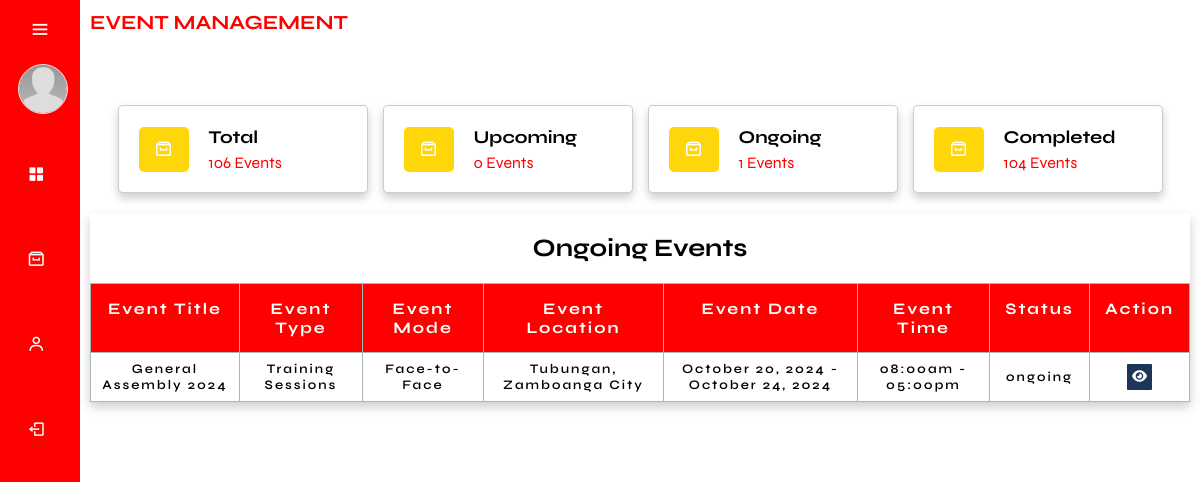
The app's page /admin/ongoing_events.php, older data.
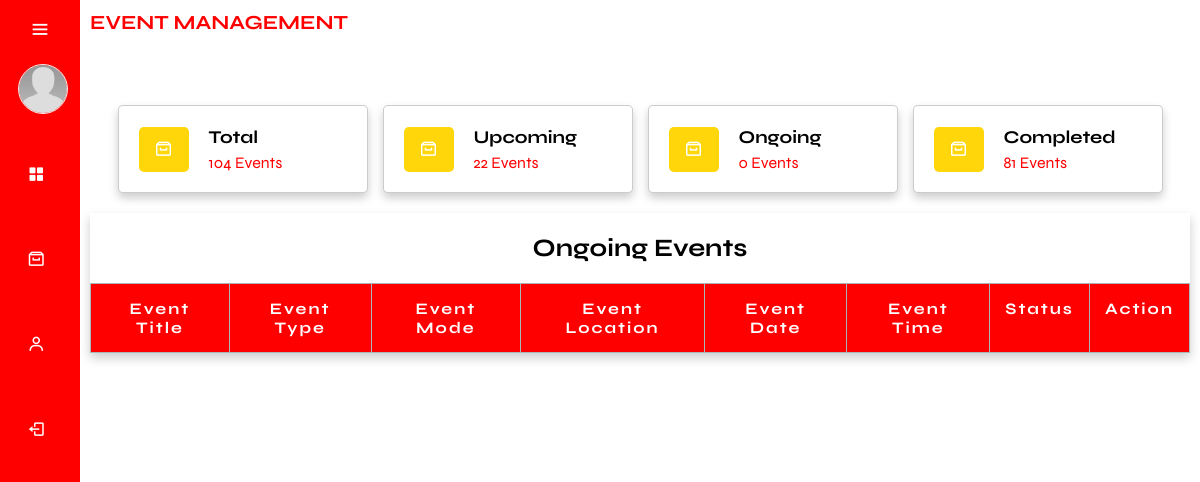
The same page, newer data.
### tables this page shows
CREATE TABLE `events` (
  `event_id` int(11) NOT NULL,
  `event_title` varchar(255) NOT NULL,
  `event_description` text DEFAULT NULL,
  `event_type` varchar(50) NOT NULL,
  `event_mode` varchar(50) NOT NULL,
  `event_photo_path` varchar(255) DEFAULT NULL,
  `location` varchar(255) NOT NULL,
  `date_start` date NOT NULL,
  `date_end` date NOT NULL,
  `time_start` time NOT NULL,
  `time_end` time NOT NULL,
  `date_created` timestamp NOT NULL DEFAULT current_timestamp(),
  `event_link` text DEFAULT NULL,
  `cancelReason` text NOT NULL,
  `event_cancel` varchar(255) NOT NULL,
  `participant_limit` int(11) NOT NULL
);

### function/F.ongoingEvents.php (the view, shortened to what this page needs)
<?php
    require_once('../db.connection/connection.php');
    $sql = "SELECT * FROM Events WHERE event_cancel IS NULL OR event_cancel = '' ORDER BY date_created DESC";
    $result = mysqli_query($conn, $sql);
    while ($row = mysqli_fetch_assoc($result)) {
        $eventTitle = $row['event_title'];
        $eventLocation = $row['location'];
        $eventDateStart = date('F j, Y', strtotime($row['date_start']));
        $eventDateEnd = date('F j, Y', strtotime($row['date_end']));
        $eventTimeStart = date('h:ia', strtotime($row['time_start']));
        $eventTimeEnd = date('h:ia', strtotime($row['time_end']));
        $eventMode = $row['event_mode'];
        $eventType = $row['event_type'];
        $eventTimeZone = new DateTimeZone('Asia/Manila');
        $currentDateTime = new DateTime('now', $eventTimeZone);
        $eventStartDateTime = new DateTime($row['date_start'] . ' ' . $row['time_start'], $eventTimeZone);
        $eventEndDateTime = new DateTime($row['date_end'] . ' ' . $row['time_end'], $eventTimeZone);
        $eventStatus = '';
        if ($currentDateTime >= $eventStartDateTime && $currentDateTime <= $eventEndDateTime) {
            $eventStatus = 'ongoing';
        }
        if ($eventStatus === 'ongoing') {
            echo '<tr data-start-date="' . $row['date_start'] . '" data-end-date="' . $row['date_end'] . '">';
            ?>
            <td data-label="Event Title"><?php echo $eventTitle; ?></td>
            <td data-label="Event Type"><?php echo $eventType; ?></td>
            <td data-label="Event Mode"><?php echo $eventMode; ?></td>
            <td data-label="Event Location"><?php echo $eventLocation; ?></td>
            <td data-label="Event Date"><?php echo "$eventDateStart - $eventDateEnd"; ?></td>
            <td data-label="Event Time"><?php echo "$eventTimeStart - $eventTimeEnd"; ?></td>
            <td data-label="Status"><?php echo $eventStatus; ?></td>
            <td data-label="View Event" class="pad">
                <a href="view_event.php?event_id=<?php echo $row['event_id']; ?>"><button class="btn_view"><i class="fa-solid fa-eye"></i></i></button></a>
            </td>
            <?php
            echo '</tr>';
        }
    }
?>

### admin/ongoing_events.php (shortened to what this page needs)
<?php
    require_once('../db.connection/connection.php');
    $totalEventsQuery = "SELECT COUNT(*) AS totalEvents FROM Events";
    $totalEventsResult = mysqli_query($conn, $totalEventsQuery);
    $totalEvents = mysqli_fetch_assoc($totalEventsResult)['totalEvents'];
    $totalUpcomingQuery = "SELECT COUNT(*) AS totalUpcoming FROM Events WHERE (NOW() < CONCAT(date_start, ' ', time_start)) AND (event_cancel IS NULL OR event_cancel = '')";
    $totalUpcomingResult = mysqli_query($conn, $totalUpcomingQuery);
    $totalUpcoming = mysqli_fetch_assoc($totalUpcomingResult)['totalUpcoming'];
    $totalOngoingQuery = "SELECT COUNT(*) AS totalOngoing FROM Events WHERE (NOW() BETWEEN CONCAT(date_start, ' ', time_start) AND CONCAT(date_end, ' ', time_end)) AND (event_cancel IS NULL OR event_cancel = '')";
    $totalOngoingResult = mysqli_query($conn, $totalOngoingQuery);
    $totalOngoing = mysqli_fetch_assoc($totalOngoingResult)['totalOngoing'];
    $totalEndedQuery = "SELECT COUNT(*) AS totalEnded FROM Events WHERE (NOW() > CONCAT(date_end, ' ', time_end)) AND (event_cancel IS NULL OR event_cancel = '')";
    $totalEndedResult = mysqli_query($conn, $totalEndedQuery);
    $totalEnded = mysqli_fetch_assoc($totalEndedResult)['totalEnded'];
?>
<!DOCTYPE html>
<html lang="en">
    <head>
        <link href='https://unpkg.com/boxicons@2.1.4/css/boxicons.min.css' rel='stylesheet'>
        <link rel="stylesheet" href="css/main.css">
    </head>
    <body>
        <?php
            require_once('../db.connection/connection.php');
        ?>
        <div class="sidebar">
            <div class="top">
                <i class="bx bx-menu" id="btnn"></i>
            </div>
            <div class="user">
                <?php if (!empty($Image)): ?>
                    <img src="../assets/img/profilePhoto/<?php echo $Image; ?>" alt="user" class="user-img">
                <?php else: ?>
                    <img src="../assets/img/profile.jpg" alt="default user" class="user-img">
                <?php endif; ?>
                <div>
                </div>
            </div>
            <ul>
                <li class="nav-sidebar">
                    <a href="adminDashboard.php">
                        <i class="bx bxs-grid-alt"></i>
                    </a>
                </li>
                <li class="events-side2 nav-sidebar">
                    <a href="#" class="a-events">
                        <i class='bx bx-archive'></i>
                    </a>
                </li>
                <li class="events-side nav-sidebar">
                    <a href="#" class="a-events">
                        <i class='bx bx-user'></i>
                    </a>
                </li>
                <li class="nav-sidebar">
                    <a href="../login.php">
                        <i class="bx bx-log-out"></i>
                    </a>
                </li>
            </ul>
        </div>
        <div class="main-content">
            <div class="containerr">
                <h3 class="dashboard apply">EVENT MANAGEMENT</h3>
                <section class="category">
                    <div class="box-container">
                        <a href="total_events.php" class="box">
                            <i class='bx bx-archive'></i>
                            <div>
                                <h3>Total</h3>
                                <span><?php echo $totalEvents; ?> Events</span>
                            </div>
                        </a>
                        <a href="upcoming_events.php" class="box">
                            <i class='bx bx-archive'></i>
                            <div>
                                <h3>Upcoming</h3>
                                <span><?php echo $totalUpcoming; ?> Events</span>
                            </div>
                        </a>
                        <a href="ongoing_events.php" class="box">
                            <i class='bx bx-archive'></i>
                            <div>
                                <h3>Ongoing</h3>
                                <span><?php echo $totalOngoing; ?> Events</span>
                            </div>
                        </a>
                        <a href="ended_events.php" class="box">
                            <i class='bx bx-archive'></i>
                            <div>
                                <h3>Completed</h3>
                                <span><?php echo $totalEnded; ?> Events</span>
                            </div>
                        </a>
                    </div>
                </section>
            </div>
            <div class="containerr">
                <div class="event-table">
                    <div class="tbl-container">
                        <h2>Ongoing Events</h2>
                        <table class="tbl">
                            <thead>
                                <tr>
                                    <th>Event Title</th>
                                    <th>Event Type</th>
                                    <th>Event Mode</th>
                                    <th>Event Location</th>
                                    <th>Event Date</th>
                                    <th>Event Time</th>
                                    <th>Status</th>
                                    <th colspan="3">Action</th>
                                </tr>
                            </thead>
                            <tbody>
                            <?php include('../function/F.ongoingEvents.php'); ?>
                            </tbody>
                        </table>
                    </div>
                </div>
            </div>
        </div>
    </body>
</html>

### admin/css/main.css (style rules this page uses)
* { font-family: "Syne", sans-serif; margin: 0; padding: 0; box-sizing: border-box; text-decoration: none; outline: none; border: none; }
:root { --header-height: 3.5rem; --first-color: red; --first-color-alt: #1d3557; --first-color-light: hsl(var(--hue), 40%, 80%); --title-color: hsl(var(--hue), 24%, 16%); --text-color: black; --text-color-light: hsl(var(--hue), 8%, 60%); --white-color: hsl(0, 0%, 100%); --body-color: white; --container-color: #f1faee; --box-shadow: 0 .5rem 1rem rgba(0, 0, 0, .2); --light-bg: #FFFCE6; --border: .1rem solid rgba(0,0,0,.2); --body-font: "Syne", sans-serif; --biggest-font-size: 2rem; --h1-font-size: 1.5rem; --h2-font-size: 1.25rem; --h3-font-size: 1rem; --normal-font-size: .938rem; --small-font-size: .813rem; --smaller-font-size: .75rem; --font-regular: 400; --font-medium: 500; --font-semi-bold: 600; --z-tooltip: 10; --z-fixed: 100; --z-modal: 1000; }
html { font-size: 62.5%; overflow-x: hidden; scroll-padding-top: 7rem; scroll-behavior: smooth; }
body { background-color: var(--body-color); }
section { padding: 2rem; margin: 0 auto; max-width: 1200px; }
.user-img { width: 50px; border-radius: 100%; border: 1px solid #eee; margin-left: 1rem; }
.sidebar { position: fixed; top: 0; left: 0; height: 100vh; width: 80px; background-color: var(--first-color); padding: .4rem .8rem; transition: all 0.5s ease; z-index: 100; }
.sidebar #btnn { position: absolute; color: var(--body-color); top: .4rem; left: 50%; font-size: 2.2rem; line-height: 50px; transform: translateX(-50%); cursor: pointer; }
.user { display: flex; align-items: center; margin: 1rem 0 }
.user img { background-color: var(--first-color); }
.sidebar ul li { position: relative; list-style-type: none; height: 50px; width: 90%; margin: 0.8rem auto; margin-top: 3.5rem; font-size: 1.8rem; }
.sidebar ul li a { color: var(--body-color); display: flex; align-items: center; text-decoration: none; border-radius: 0.8rem; }
.sidebar ul li a i { min-width: 50px; text-align: center; height: 50px; border-radius: 12px; line-height: 50px; }
.main-content { position: relative; background-color: var(--body-color); min-height: 100vh; top: 0; left: 80px; transition: all 0.5s ease; width: calc(100% - 80px); padding: 1rem; }
.containerr .dashboard { font-size: 2rem; color: var(--first-color); }
.events-side , .events-side2 { transition: all 0.5s ease; }
.category .box-container { display: grid; grid-template-columns: repeat(auto-fit, 25rem); justify-content: center; align-items: flex-start; gap: 1.5rem; }
.category .box-container .box { border-radius: .5rem; box-shadow: var(--box-shadow); border: var(--border); padding: 2rem; background: var(--body-color); display: flex; align-items: center; gap: 2rem; }
.category .box-container .box i { height: 4.5rem; width: 5rem; line-height: 4.5rem; font-size: 1.8rem; color: var(--body-color); border-radius: .5rem; background-color: #ffd60a; text-align: center; }
.category .box-container .box h3 { font-size: 1.8rem; text-transform: capitalize; color: #000; padding-bottom: .5rem; }
.category .box-container .box span { color: var(--first-color); font-size: 1.6rem; }
.event-table { max-width: 1540px; width: 100%; background: var(--body-color); box-shadow: var(--box-shadow); margin-bottom: 6rem; }
.event-table h2 { padding: 2rem 1rem; font-size: 2.5rem; text-align: center; }
.tbl { border-collapse: collapse; width: auto; min-width: 100%; }
.tbl thead { background-color: #424949; color: #fff; position: relative; }
.tbl thead th { font-size: 1.2rem; padding: 0.8rem; letter-spacing: 0.2rem; vertical-align: top; border: 1px solid #aab7b9; position: sticky; top: 0; background-color: var(--first-color); color: #fff; }
.tbl thead tr th { font-size: 1.6rem; padding: 1.5rem; letter-spacing: 0.2rem; vertical-align: top; border: 1px solid #aab7b9; }
.apply { padding-bottom: 5rem; }
.tbl tbody { max-height: 400px; overflow-y: auto; }
.tbl tbody tr td { font-size: 1.3rem; letter-spacing: 0.2rem; font-weight: 600; text-align: center; border: 1px solid #aab7b9; padding: 0.8rem; }
.tbl tbody .pad { padding: 0.5rem; }
.tbl button { display: inline-block; border: none; margin: 0 auto; padding: 0.5rem; border-radius: 1px; outline: none; cursor: pointer; }
.btn_view { background-color: var(--first-color-alt); color: #fff; }

Row changes from the older to the newer data that the page shows:
removed events: event_title "General Assembly 2024", event_type "Training Sessions", event_mode "Face-to-Face", location "Tubungan, Zamboanga City", date_start "October 20, 2024", date_end "October 24, 2024", time_start "08:00am", time_end "05:00pm", eventStatus "ongoing"
Text that changed along with them:
$totalEvents: "106" → "104"
$totalUpcoming: "0" → "22"
$totalOngoing: "1" → "0"
$totalEnded: "104" → "81"
